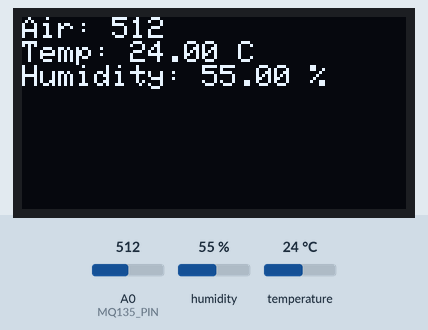
Recording of a sketch running on a simulated ESP8266 (NodeMCU). Parts: 128×64 one-colour display. The inputs (shaded band) are chosen by the test bench; at power-on: humidity 55 %, A0 (MQ135_PIN) = 512, temperature 24 °C. WiFi joins after 1.5 s; servers stay silent unless stated.

Above: at 5.0 s.
5.1 s: humidity set to 22 %
At 7.0 s:
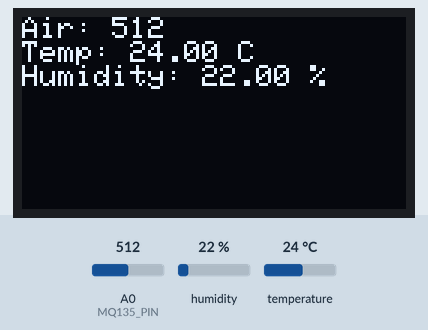
7.8 s: A0 (MQ135_PIN) set to 716
At 9.1 s:
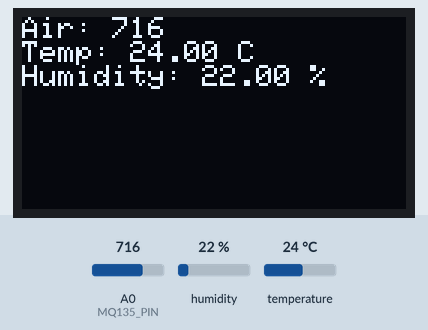
10.5 s: temperature set to 12 °C
At 13.3 s:
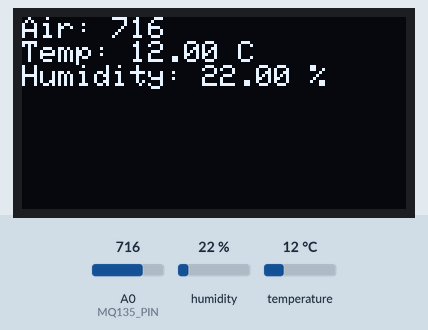
13.6 s: A0 (MQ135_PIN) set to 900
At 15.6 s:
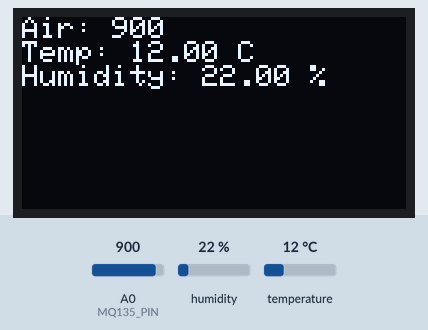
16.3 s: humidity set to 40 %
At 18.7 s:
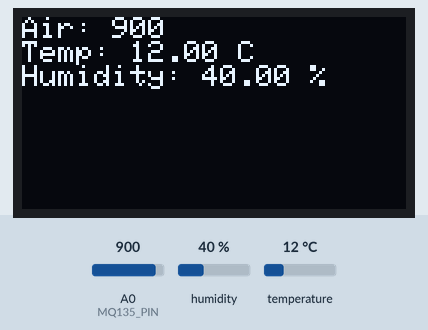
19.7 s: A0 (MQ135_PIN) set to 1023
At 20.9 s:
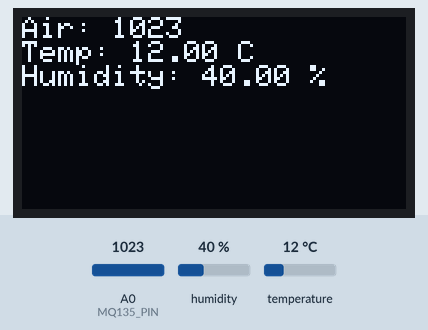
Timing chart, 0 to 22.7 s (numbered marks = the images above; inputs shaded):
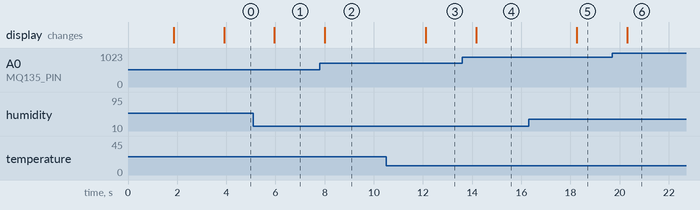

The sketch:

air_purity_monitor.ino
```cpp
#define BLYNK_TEMPLATE_ID "YourTemplateID"
#define BLYNK_DEVICE_NAME "Air Monitor"
#define BLYNK_AUTH_TOKEN "YourAuthToken"

#define BLYNK_PRINT Serial

#include <ESP8266WiFi.h>
#include <BlynkSimpleEsp8266.h>
#include <Adafruit_SSD1306.h>
#include <Adafruit_GFX.h>
#include <DHT.h>

// WiFi credentials
char auth[] = BLYNK_AUTH_TOKEN;
char ssid[] = "YourWiFiSSID";
char pass[] = "YourWiFiPassword";

// Pin Definitions
#define DHTPIN D4
#define DHTTYPE DHT11
#define MQ135_PIN A0

// OLED Display
#define SCREEN_WIDTH 128
#define SCREEN_HEIGHT 64
#define OLED_RESET -1
Adafruit_SSD1306 display(SCREEN_WIDTH, SCREEN_HEIGHT, &Wire, OLED_RESET);

// Sensor objects
DHT dht(DHTPIN, DHTTYPE);

// Variables
float temperature, humidity;
int airQualityValue;

void setup() {
  Serial.begin(115200);
  Blynk.begin(auth, ssid, pass);
  dht.begin();

  // Initialize OLED
  if (!display.begin(SSD1306_SWITCHCAPVCC, 0x3C)) {
    Serial.println(F("SSD1306 allocation failed"));
    for (;;);
  }
  display.clearDisplay();
  display.setTextSize(1);
  display.setTextColor(SSD1306_WHITE);
  display.setCursor(0, 0);
  display.println("Air Quality Monitor");
  display.display();
  delay(2000);
}

void loop() {
  Blynk.run();

  // Read sensor data
  airQualityValue = analogRead(MQ135_PIN);
  temperature = dht.readTemperature();
  humidity = dht.readHumidity();

  // Display on OLED
  display.clearDisplay();
  display.setCursor(0, 0);
  display.print("Air: ");
  display.println(airQualityValue);
  display.print("Temp: ");
  display.print(temperature);
  display.println(" C");
  display.print("Humidity: ");
  display.print(humidity);
  display.println(" %");
  display.display();

  // Send data to Blynk
  Blynk.virtualWrite(V0, airQualityValue);
  Blynk.virtualWrite(V1, temperature);
  Blynk.virtualWrite(V2, humidity);

  delay(2000);
}
```

Measured:
- after the input at 5.1 s, the display: changes after 0.86 s (image 1)
- after the input at 7.8 s, the display: changes after 0.21 s (image 2)
- after the input at 10.5 s, the display: changes after 1.6 s (image 3)
- after the input at 13.6 s, the display: changes after 0.56 s (image 4)
- after the input at 16.3 s, the display: changes after 2.0 s (image 5)
- after the input at 19.7 s, the display: changes after 0.61 s (image 6)
